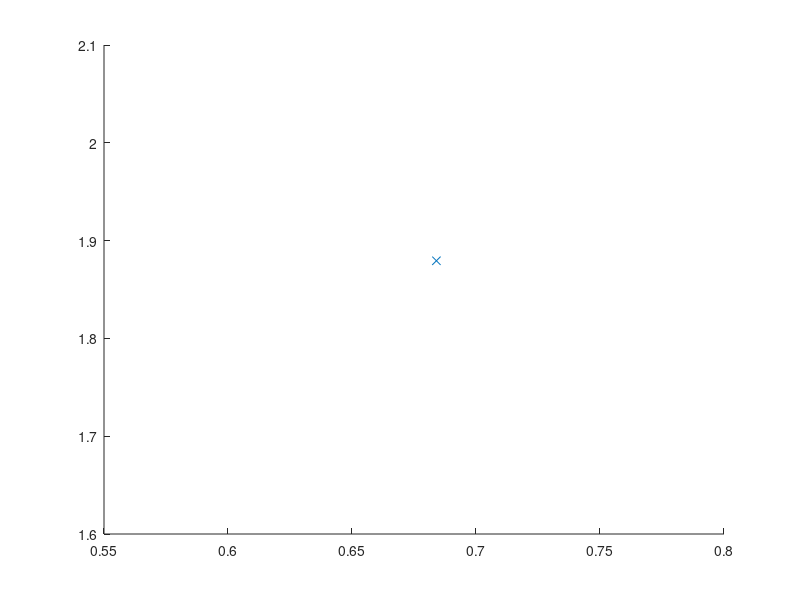

Recreate this plot in MATLAB. (Note: this script raises an error after producing the figure.)
global Xg; global Zg; global numobstacles;
hold on;

dist = 2;
numobstacles = 0;


for i=1:3
Xg = sin(20/180*pi)*dist;
Zg = cos(20/180*pi)*dist;
plot(Xg,Zg,'x');

% ode function
y0 = [0 0 0 0];
to = 0;
tf = dg(y0(3),y0(4));
tspan = linspace(to,tf,1);
[t,y] = ode45('fajen',tspan,y0);
x=y(:,3);
z=y(:,4);

plot(x,z);

dist = dist*2;
end